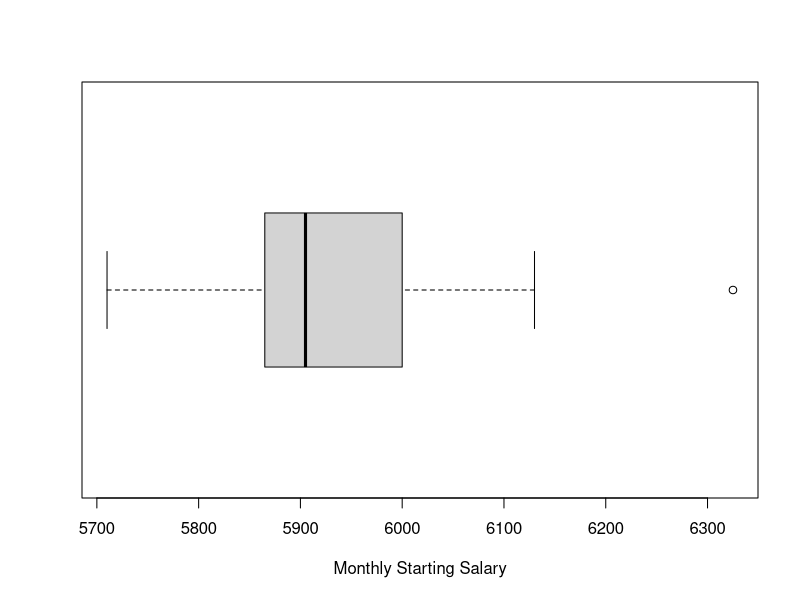

This figure's R source:
starting_salaries_df <- read.csv("StartingSalaries.csv")
monthly_salary <- starting_salaries_df$Monthly.Starting.Salary....
boxplot(monthly_salary, xlab="Monthly Starting Salary", horizontal=TRUE)
